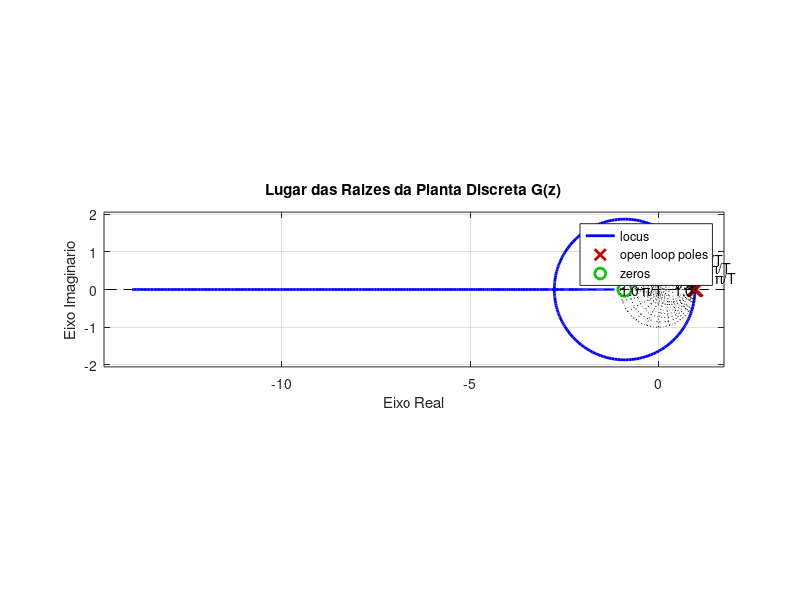

This figure's MATLAB source:
clear; close all; clc;

% Tempo de amostragem
Ts = 0.05; 

% Declaracao da variavel complexa z no dominio discreto
z = tf('z', Ts);

% Montagem da Funcao de Transferencia Discreta G(z)
numerador = 0.0526 * (0.00101*z + 0.0009);
denominador = (0.8842^2) * (z - 1) * (z - exp(-0.04421));

Gz = numerador / denominador;

disp('Funcao de Transferencia Discreta G(z):');
Gz

% Plotagem do Lugar das Raizes
figure; 
rlocus(Gz); 
hold on; zgrid; axis equal; 

title('Lugar das Raizes da Planta Discreta G(z)');
xlabel('Eixo Real');
ylabel('Eixo Imaginario');
